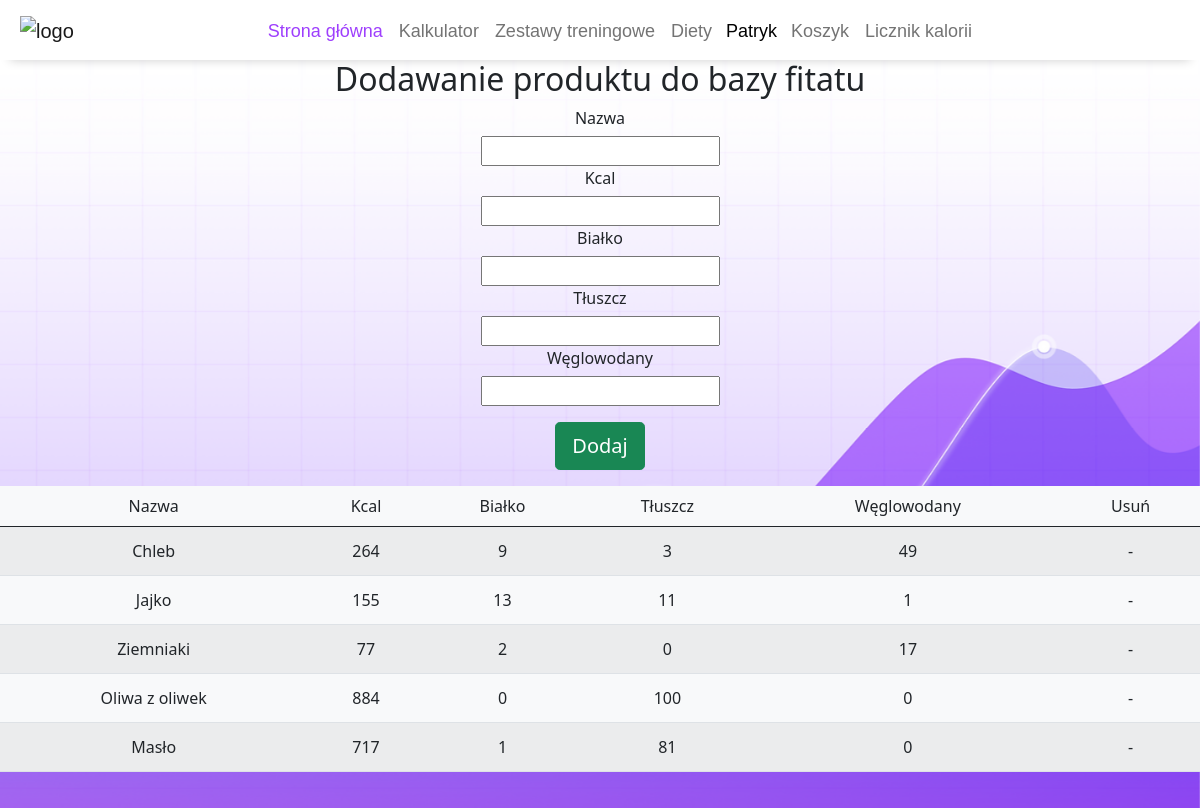
Page /addToFitatu.php (signed in) on the committed database.
### tables this page shows
CREATE TABLE `users` (
  `id` int(11) NOT NULL,
  `login` varchar(20) NOT NULL,
  `email` varchar(100) NOT NULL,
  `password` text NOT NULL,
  `imie` varchar(20) NOT NULL,
  `nazwisko` varchar(20) NOT NULL,
  `role_id` int(11) NOT NULL DEFAULT 1,
  `wiek` int(10) NOT NULL,
  `waga` int(11) NOT NULL,
  `wzrost` int(100) NOT NULL,
  `zapotrzebowanie` int(255) NOT NULL
);

CREATE TABLE `fitatu_products` (
  `id` int(11) NOT NULL,
  `name` varchar(200) NOT NULL,
  `kcal` int(11) NOT NULL,
  `protein` int(11) NOT NULL,
  `fat` int(11) NOT NULL,
  `carbs` int(11) NOT NULL
);

### htdocs/public/php/Config.php (called while the page is built)
<?php
class Config
{
    private static $dsn = 'mysql:host=localhost;dbname=database';
    private static $user = 'root';
    private static $password = '';
    public static function getDsn()
    {
        return self::$dsn;
    }
    public static function getUser()
    {
        return self::$user;
    }
    public static function getPassword()
    {
        return self::$password;
    }
}
?>

### htdocs/public/php/Funkcje.php (called while the page is built, shortened)
<?php
require_once("Config.php");
class Funkcje
{
    private $db;
    public function __construct()
    {
        $this->db = new PDO(Config::getDsn(), Config::getUser(), Config::getPassword());
    }
    public function isLoggedIn()
    {
        if(isset($_SESSION['user_id']) && !empty($_SESSION['user_id']))
        {
            return true;
        }
        return false;
    }
    public function getAccountDetailsById($id)
    {
        $stmt = $this->db->prepare("SELECT * FROM users WHERE id=:id");
        $stmt->execute(array(':id' => $id));
        $row = $stmt->fetch();
        return $row;
    }
    public function getLoggedAccountId()
    {
        return $_SESSION['user_id'];
    }
    public function getFitatuProducts()
    {
        $sql = "SELECT * FROM fitatu_products";
        $stmt = $this->db->prepare($sql);
        $stmt->execute();
            return $stmt->fetchAll();
    }
}
?>

### htdocs/addToFitatu.php (the view, shortened to what this page needs)
<?php
    require_once("public/php/Funkcje.php");
    $funkcje = new Funkcje();
 ?>
<!DOCTYPE html>
<html lang="pl">
    <head>
        <link rel="stylesheet" href="public/styles/reset.css">
        <link rel="stylesheet" href="public/styles/globals.css">
        <link rel="stylesheet" href="public/styles/globals-low-resolution.css">
        <link href="https://cdn.jsdelivr.net/npm/bootstrap@5.2.2/dist/css/bootstrap.min.css" rel="stylesheet">
        <link href="https://cdn.jsdelivr.net/npm/bootstrap@5.0.2/dist/css/bootstrap.min.css" rel="stylesheet">
        <link href="https://pro.fontawesome.com/releases/v5.10.0/css/all.css" rel="stylesheet">
    </head>
    <body>
        <?php
        include('public/partials/header.php');
        ?>
        <div class="login-register-page">
            <h2 class="fade-in-text">Dodawanie produktu do bazy fitatu</h2>
            <form method="POST" enctype="multipart/form-data">
                <div class="text_field">
                    <label for="name">Nazwa</label><br>
                    <input type="text" id="name" name="name" value="" required>
                </div>
                <div class="text_field">
                    <label for="kcal">Kcal</label><br>
                    <input type="number" id="kcal" name="kcal" value="" required>
                </div>
                <div class="text_field">
                    <label for="protein">Białko</label><br>
                    <input type="number" id="protein" name="protein" value="">
                </div>
                <div class="text_field">
                    <label for="fat">Tłuszcz</label><br>
                    <input type="number" id="fat" name="fat" value="">
                </div>
                <div class="text_field">
                    <label for="carbs">Węglowodany</label><br>
                    <input type="number" id="carbs" name="carbs" value="">
                </div>
                <input type="submit" value="Dodaj" name='updater' class="btn btn-success btn-rounded mt-3 btn-lg fade-in-text mb-3">
            </form>
        <table id="user-table" class="table table-striped bg-light text-center">
                <thead>
                    <tr>
                        <th>Nazwa</th>
                        <th>Kcal</th>
                        <th>Białko</th>
                        <th>Tłuszcz</th>
                        <th>Węglowodany</th>
                        <th>Usuń</th>
                    </tr>
                </thead>
                <tbody>
                    <?php
                        $products = $funkcje->getFitatuProducts();
                        foreach($products as $product){
                    ?>
                    <tr>
                        <td data-label="Nazwa"><?php echo $product['name']; ?></td>
                        <td data-label="Kcal"><?php echo $product['kcal']; ?></td>
                        <td data-label="Białko"><?php echo $product['protein']; ?></td>
                        <td data-label="Tłuszcz"><?php echo $product['fat']; ?></td>
                        <td data-label="Węglowodany"><?php echo $product['carbs']; ?></td>
                        <td data-label="Węglowodany"><?php echo "<a href='deleteFitatuProduct.php?id=" . $product['id'] . "' class='text-bold dropdown-item'>-</a>"; ?></td>
                    </tr>
                    <?php } ?>
                </tbody>
            </table>
        </div>
    </body>
</html>

### htdocs/public/partials/header.php (shortened to what this page needs)
<nav class="navbar navbar-expand-lg navbar-light bg-white fixed-top">
    <a class="navbar-brand" href="index.php">
        <img class="dumbell-icon color-purple-hover" style="width: 50px;" src="public/img/dumbbell.png" alt="logo">
    </a>
    <div class="collapse navbar-collapse bg-white" id="navbarNavDropdown">
        <ul class="navbar-nav mx-auto">
        <li class="nav-item">
            <a class="nav-link color-purple" href="index.php">Strona główna</a>
        </li>
        <li class="nav-item">
            <a class="nav-link color-purple-hover" href="index.php#content-calculator">Kalkulator</a>
        </li>
        <li class="nav-item">
            <a class="nav-link color-purple-hover" href="index.php#content-training-plans">Zestawy treningowe</a>
        </li>
        <li class="nav-item">
            <a class="nav-link color-purple-hover" href="index.php#content-diet-plans">Diety</a>
        </li>
        <?php if(!$funkcje->isLoggedIn()): ?>
        <li class="nav-item">
            <a class="nav-link color-purple-hover" href="login.php">Logowanie</a>
        </li>
        <li class="nav-item">
            <a class="nav-link color-purple-hover" href="register.php">Rejestracja</a>
        </li>
        <?php else: ?>
            <div class="dropdown">
            <li class="nav-item">
                <?php
                    $account = $funkcje->getAccountDetailsById($funkcje->getLoggedAccountId());
                ?>
                <button class="dropbtn"><?php echo $account['imie']; ?></button>
        </li>
            </div>
            <li class="nav-item">
                <a class="nav-link color-purple-hover" href="shoppingcart.php">Koszyk</a>
            </li>
            <li class="nav-item">
                <a class="nav-link color-purple-hover" href="fitatu.php">Licznik kalorii</a>
            </li>
        <?php endif; ?>
        </ul>
    </div>
</nav>

### htdocs/public/styles/globals.css (style rules this page uses)
html { margin-top: 60px !important; }
body { background-color: #16163F; font-family: 'Roboto', sans-serif; }
.fade-in-text { animation: fadeIn 3s; }
.navbar { font-family: 'Arial'; font-size: 18px; padding-top: 0 !important; box-shadow: 0 10px 10px -10px rgba(0,0,0,.2); height: 60px; text-align: center; }
.dropbtn { background-color: white; border: none; height: 43px; }
.dropdown { position: relative; display: inline-block; }
.login-register-page { background: url(../img/bg.jpg) no-repeat center center fixed; background-size: cover; min-height: 93.5vh; width: 100% !important; text-align: center; }
.navbar li, img { padding-top: 10px; }
a { color: #16163F; }
.color-purple { color: #9E3FFD !important; }
.dumbell-icon { margin-left: 20px; margin-right: 20px; }
.collapse { padding-left: 20px !important; }
.table { text-overflow: ellipsis; }

### rows in the picture
users: imie "Patryk"
fitatu_products: name "Chleb", kcal "264", protein "9", fat "3", carbs "49"
fitatu_products: name "Jajko", kcal "155", protein "13", fat "11", carbs "1"
fitatu_products: name "Ziemniaki", kcal "77", protein "2", fat "0", carbs "17"
fitatu_products: name "Oliwa z oliwek", kcal "884", protein "0", fat "100", carbs "0"
fitatu_products: name "Masło", kcal "717", protein "1", fat "81", carbs "0"
